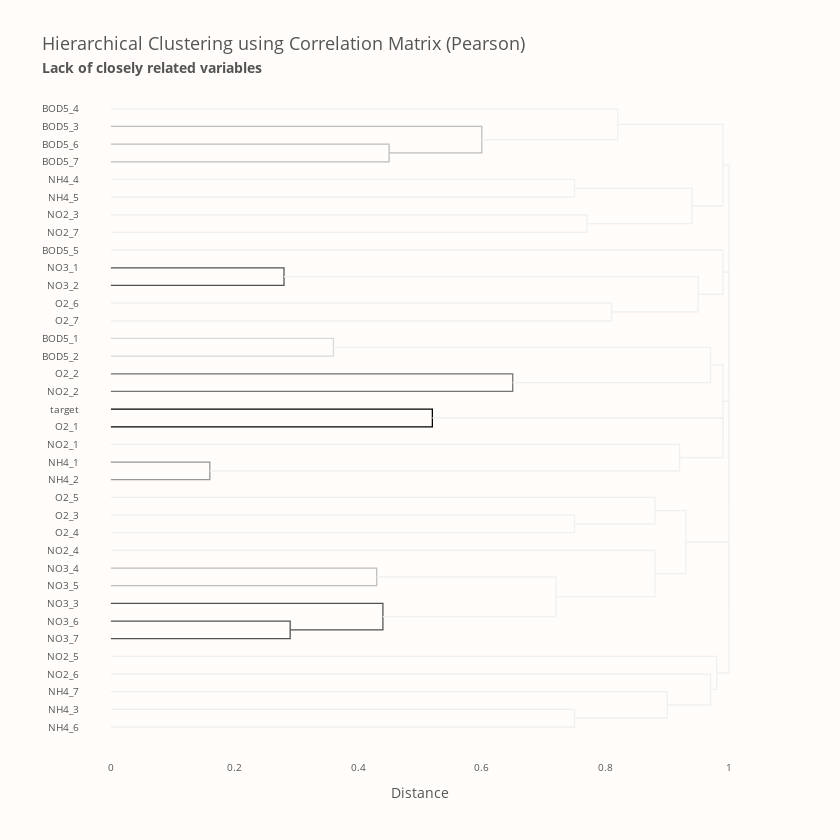

Write notebook code for a chart like this one.
### Markdown cell above
<p style="
    font-size: 20px;
    font-family: 'JetBrains Mono';
    color: #4A4B52;
    border-bottom: 2px solid #FF7F51;
">
    <b>Correlation Matrix</b> 📜
</p>

<p style="
    font-size: 16px;
    font-family: 'JetBrains Mono';
">
    As we can see, only <code>O2_1</code> and <code>O2_2</code> are somewhat correlated with the target variable ($0.48$ and $0.22$, respectively). When we think about it, this seems to be logical since these stations are located close to each other, and features represent the same variable as the target one. Also, <code>O2_2</code> is less correlated (this station is further away). <b>I also checked the Spearman correlation, but the situation is similar to the Pearson one, i.e. weakly correlated features.</b> Moreover, most correlated pairs are related to the <code>NO3-Variables</code>.<br><br>
    Since we have the correlation matrix, we can utilise it for another visualisation - hierarchical clustering. Nevertheless, relying on correlations requires an additional step because <b>correlation measures the similarity between variables, but in hierarchical clustering, we need to provide dissimilarity (distance) between them.</b> We can treat dissimilarity as $\textrm{dissimilarity} = 1 - \textrm{abs(correlation)}$. And that's all.
</p>

### Code cell
dissimilarity = 1 - np.abs(pearson_corr)

fig = ff.create_dendrogram(
    dissimilarity,
    labels=pearson_corr.columns,
    orientation="left",
    colorscale=px.colors.sequential.Greys[1:],
    # squareform() returns lower triangular in compressed form - as 1D array.
    linkagefun=lambda x: linkage(squareform(dissimilarity), method="complete"),
)
fig.update_xaxes(showline=False, title="Distance", ticks="", range=[-0.05, 1.05], tickfont_size=10)
fig.update_yaxes(showline=False, ticks="", tickfont_size=10)
fig.update_layout(
    font_color=FONT_COLOR,
    title="Hierarchical Clustering using Correlation Matrix (Pearson)<br>"
    "<span style='font-size: 75%; font-weight: bold;'>"
    "Lack of closely related variables</span>",
    title_font_size=18,
    plot_bgcolor=BACKGROUND_COLOR,
    paper_bgcolor=BACKGROUND_COLOR,
    height=840,
    width=840,
)
fig.update_traces(line_width=1.25, opacity=1)
fig.show()

### Figure 1 — Plotly figure (JSON) as saved in the notebook; plotly's stock layout.template omitted (floating-point values rounded to 4 significant figures)
{"data": [{"hoverinfo": "text", "line": {"width": 1.25}, "marker": {"color": "rgb(189,189,189)"}, "mode": "lines", "opacity": 1, "type": "scatter", "x": [0, 0.45, 0.45, 0], "xaxis": "x", "y": [-25, -25, -35, -35], "yaxis": "y"}, {"hoverinfo": "text", "line": {"width": 1.25}, "marker": {"color": "rgb(189,189,189)"}, "mode": "lines", "opacity": 1, "type": "scatter", "x": [0, 0.6, 0.6, 0.45], "xaxis": "x", "y": [-15, -15, -30, -30], "yaxis": "y"}, {"hoverinfo": "text", "line": {"width": 1.25}, "marker": {"color": "rgb(240,240,240)"}, "mode": "lines", "opacity": 1, "type": "scatter", "x": [0, 0.82, 0.82, 0.6], "xaxis": "x", "y": [-5, -5, -22.5, -22.5], "yaxis": "y"}, {"hoverinfo": "text", "line": {"width": 1.25}, "marker": {"color": "rgb(240,240,240)"}, "mode": "lines", "opacity": 1, "type": "scatter", "x": [0, 0.75, 0.75, 0], "xaxis": "x", "y": [-45, -45, -55, -55], "yaxis": "y"}, {"hoverinfo": "text", "line": {"width": 1.25}, "marker": {"color": "rgb(240,240,240)"}, "mode": "lines", "opacity": 1, "type": "scatter", "x": [0, 0.77, 0.77, 0], "xaxis": "x", "y": [-65, -65, -75, -75], "yaxis": "y"}, {"hoverinfo": "text", "line": {"width": 1.25}, "marker": {"color": "rgb(240,240,240)"}, "mode": "lines", "opacity": 1, "type": "scatter", "x": [0.75, 0.94, 0.94, 0.77], "xaxis": "x", "y": [-50, -50, -70, -70], "yaxis": "y"}, {"hoverinfo": "text", "line": {"width": 1.25}, "marker": {"color": "rgb(240,240,240)"}, "mode": "lines", "opacity": 1, "type": "scatter", "x": [0.82, 0.99, 0.99, 0.94], "xaxis": "x", "y": [-13.75, -13.75, -60, -60], "yaxis": "y"}, {"hoverinfo": "text", "line": {"width": 1.25}, "marker": {"color": "rgb(82,82,82)"}, "mode": "lines", "opacity": 1, "type": "scatter", "x": [0, 0.28, 0.28, 0], "xaxis": "x", "y": [-95, -95, -105, -105], "yaxis": "y"}, {"hoverinfo": "text", "line": {"width": 1.25}, "marker": {"color": "rgb(240,240,240)"}, "mode": "lines", "opacity": 1, "type": "scatter", "x": [0, 0.81, 0.81, 0], "xaxis": "x", "y": [-115, -115, -125, -125], "yaxis": "y"}, {"hoverinfo": "text", "line": {"width": 1.25}, "marker": {"color": "rgb(240,240,240)"}, "mode": "lines", "opacity": 1, "type": "scatter", "x": [0.28, 0.95, 0.95, 0.81], "xaxis": "x", "y": [-100, -100, -120, -120], "yaxis": "y"}, {"hoverinfo": "text", "line": {"width": 1.25}, "marker": {"color": "rgb(240,240,240)"}, "mode": "lines", "opacity": 1, "type": "scatter", "x": [0, 0.99, 0.99, 0.95], "xaxis": "x", "y": [-85, -85, -110, -110], "yaxis": "y"}, {"hoverinfo": "text", "line": {"width": 1.25}, "marker": {"color": "rgb(217,217,217)"}, "mode": "lines", "opacity": 1, "type": "scatter", "x": [0, 0.36, 0.36, 0], "xaxis": "x", "y": [-135, -135, -145, -145], "yaxis": "y"}, {"hoverinfo": "text", "line": {"width": 1.25}, "marker": {"color": "rgb(115,115,115)"}, "mode": "lines", "opacity": 1, "type": "scatter", "x": [0, 0.65, 0.65, 0], "xaxis": "x", "y": [-155, -155, -165, -165], "yaxis": "y"}, {"hoverinfo": "text", "line": {"width": 1.25}, "marker": {"color": "rgb(240,240,240)"}, "mode": "lines", "opacity": 1, "type": "scatter", "x": [0.36, 0.97, 0.97, 0.65], "xaxis": "x", "y": [-140, -140, -160, -160], "yaxis": "y"}, {"hoverinfo": "text", "line": {"width": 1.25}, "marker": {"color": "rgb(0,0,0)"}, "mode": "lines", "opacity": 1, "type": "scatter", "x": [0, 0.52, 0.52, 0], "xaxis": "x", "y": [-175, -175, -185, -185], "yaxis": "y"}, {"hoverinfo": "text", "line": {"width": 1.25}, "marker": {"color": "rgb(150,150,150)"}, "mode": "lines", "opacity": 1, "type": "scatter", "x": [0, 0.16, 0.16, 0], "xaxis": "x", "y": [-205, -205, -215, -215], "yaxis": "y"}, {"hoverinfo": "text", "line": {"width": 1.25}, "marker": {"color": "rgb(240,240,240)"}, "mode": "lines", "opacity": 1, "type": "scatter", "x": [0, 0.92, 0.92, 0.16], "xaxis": "x", "y": [-195, -195, -210, -210], "yaxis": "y"}, {"hoverinfo": "text", "line": {"width": 1.25}, "marker": {"color": "rgb(240,240,240)"}, "mode": "lines", "opacity": 1, "type": "scatter", "x": [0.52, 0.99, 0.99, 0.92], "xaxis": "x", "y": [-180, -180, -202.5, -202.5], "yaxis": "y"}, {"hoverinfo": "text", "line": {"width": 1.25}, "marker": {"color": "rgb(240,240,240)"}, "mode": "lines", "opacity": 1, "type": "scatter", "x": [0.97, 0.99, 0.99, 0.99], "xaxis": "x", "y": [-150, -150, -191.2, -191.2], "yaxis": "y"}, {"hoverinfo": "text", "line": {"width": 1.25}, "marker": {"color": "rgb(240,240,240)"}, "mode": "lines", "opacity": 1, "type": "scatter", "x": [0, 0.75, 0.75, 0], "xaxis": "x", "y": [-235, -235, -245, -245], "yaxis": "y"}, {"hoverinfo": "text", "line": {"width": 1.25}, "marker": {"color": "rgb(240,240,240)"}, "mode": "lines", "opacity": 1, "type": "scatter", "x": [0, 0.88, 0.88, 0.75], "xaxis": "x", "y": [-225, -225, -240, -240], "yaxis": "y"}, {"hoverinfo": "text", "line": {"width": 1.25}, "marker": {"color": "rgb(189,189,189)"}, "mode": "lines", "opacity": 1, "type": "scatter", "x": [0, 0.43, 0.43, 0], "xaxis": "x", "y": [-265, -265, -275, -275], "yaxis": "y"}, {"hoverinfo": "text", "line": {"width": 1.25}, "marker": {"color": "rgb(82,82,82)"}, "mode": "lines", "opacity": 1, "type": "scatter", "x": [0, 0.29, 0.29, 0], "xaxis": "x", "y": [-295, -295, -305, -305], "yaxis": "y"}, {"hoverinfo": "text", "line": {"width": 1.25}, "marker": {"color": "rgb(82,82,82)"}, "mode": "lines", "opacity": 1, "type": "scatter", "x": [0, 0.44, 0.44, 0.29], "xaxis": "x", "y": [-285, -285, -300, -300], "yaxis": "y"}, {"hoverinfo": "text", "line": {"width": 1.25}, "marker": {"color": "rgb(240,240,240)"}, "mode": "lines", "opacity": 1, "type": "scatter", "x": [0.43, 0.72, 0.72, 0.44], "xaxis": "x", "y": [-270, -270, -292.5, -292.5], "yaxis": "y"}, {"hoverinfo": "text", "line": {"width": 1.25}, "marker": {"color": "rgb(240,240,240)"}, "mode": "lines", "opacity": 1, "type": "scatter", "x": [0, 0.88, 0.88, 0.72], "xaxis": "x", "y": [-255, -255, -281.2, -281.2], "yaxis": "y"}, {"hoverinfo": "text", "line": {"width": 1.25}, "marker": {"color": "rgb(240,240,240)"}, "mode": "lines", "opacity": 1, "type": "scatter", "x": [0.88, 0.93, 0.93, 0.88], "xaxis": "x", "y": [-232.5, -232.5, -268.1, -268.1], "yaxis": "y"}, {"hoverinfo": "text", "line": {"width": 1.25}, "marker": {"color": "rgb(240,240,240)"}, "mode": "lines", "opacity": 1, "type": "scatter", "x": [0, 0.75, 0.75, 0], "xaxis": "x", "y": [-345, -345, -355, -355], "yaxis": "y"}, {"hoverinfo": "text", "line": {"width": 1.25}, "marker": {"color": "rgb(240,240,240)"}, "mode": "lines", "opacity": 1, "type": "scatter", "x": [0, 0.9, 0.9, 0.75], "xaxis": "x", "y": [-335, -335, -350, -350], "yaxis": "y"}, {"hoverinfo": "text", "line": {"width": 1.25}, "marker": {"color": "rgb(240,240,240)"}, "mode": "lines", "opacity": 1, "type": "scatter", "x": [0, 0.97, 0.97, 0.9], "xaxis": "x", "y": [-325, -325, -342.5, -342.5], "yaxis": "y"}, {"hoverinfo": "text", "line": {"width": 1.25}, "marker": {"color": "rgb(240,240,240)"}, "mode": "lines", "opacity": 1, "type": "scatter", "x": [0, 0.98, 0.98, 0.97], "xaxis": "x", "y": [-315, -315, -333.8, -333.8], "yaxis": "y"}, {"hoverinfo": "text", "line": {"width": 1.25}, "marker": {"color": "rgb(240,240,240)"}, "mode": "lines", "opacity": 1, "type": "scatter", "x": [0.93, 1, 1, 0.98], "xaxis": "x", "y": [-250.3, -250.3, -324.4, -324.4], "yaxis": "y"}, {"hoverinfo": "text", "line": {"width": 1.25}, "marker": {"color": "rgb(240,240,240)"}, "mode": "lines", "opacity": 1, "type": "scatter", "x": [0.99, 1, 1, 1], "xaxis": "x", "y": [-170.6, -170.6, -287.3, -287.3], "yaxis": "y"}, {"hoverinfo": "text", "line": {"width": 1.25}, "marker": {"color": "rgb(240,240,240)"}, "mode": "lines", "opacity": 1, "type": "scatter", "x": [0.99, 1, 1, 1], "xaxis": "x", "y": [-97.5, -97.5, -229.0, -229.0], "yaxis": "y"}, {"hoverinfo": "text", "line": {"width": 1.25}, "marker": {"color": "rgb(240,240,240)"}, "mode": "lines", "opacity": 1, "type": "scatter", "x": [0.99, 1, 1, 1], "xaxis": "x", "y": [-36.88, -36.88, -163.2, -163.2], "yaxis": "y"}], "layout": {"autosize": false, "font": {"color": "#545454"}, "height": 840, "hovermode": "closest", "paper_bgcolor": "#FFFCFA", "plot_bgcolor": "#FFFCFA", "showlegend": false, "title": {"font": {"size": 18}, "text": "Hierarchical Clustering using Correlation Matrix (Pearson)<br><span style='font-size: 75%; font-weight: bold;'>Lack of closely related variables</span>"}, "width": 840, "xaxis": {"mirror": "allticks", "range": [-0.05, 1.05], "rangemode": "tozero", "showgrid": false, "showline": false, "showticklabels": true, "tickfont": {"size": 10}, "ticks": "", "title": {"text": "Distance"}, "type": "linear", "zeroline": false}, "yaxis": {"mirror": "allticks", "rangemode": "tozero", "showgrid": false, "showline": false, "showticklabels": true, "tickfont": {"size": 10}, "tickmode": "array", "ticks": "", "ticktext": ["BOD5_4", "BOD5_3", "BOD5_6", "BOD5_7", "NH4_4", "NH4_5", "NO2_3", "NO2_7", "BOD5_5", "NO3_1", "NO3_2", "O2_6", "O2_7", "BOD5_1", "BOD5_2", "O2_2", "NO2_2", "target", "O2_1", "NO2_1", "NH4_1", "NH4_2", "O2_5", "O2_3", "O2_4", "NO2_4", "NO3_4", "NO3_5", "NO3_3", "NO3_6", "NO3_7", "NO2_5", "NO2_6", "NH4_7", "NH4_3", "NH4_6"], "tickvals": [-5, -15, -25, -35, -45, -55, -65, -75, -85, -95, -105, -115, -125, -135, -145, -155, -165, -175, -185, -195, -205, -215, -225, -235, -245, -255, -265, -275, -285, -295, -305, -315, -325, -335, -345, -355], "type": "linear", "zeroline": false}}}
